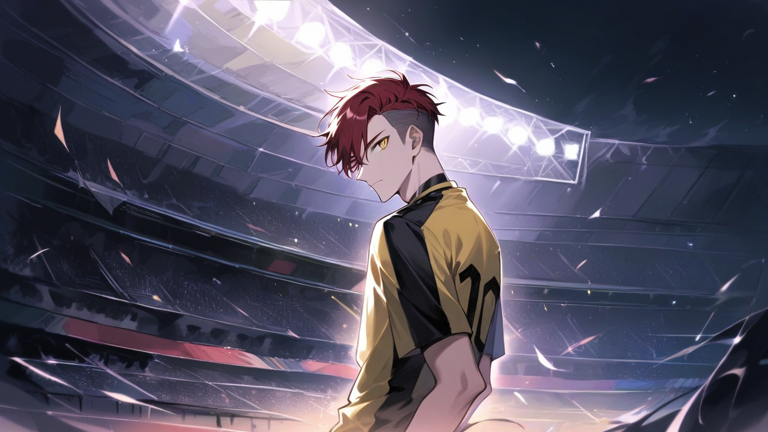
#> input picture studio/samples/_base_a.png, 768 x 432 px
$ python -i photo_count_probe.py   (imports and definitions only)
#> lines starting #> are read from the running program, lines starting #| are printed output that depends on the picture
#!/usr/bin/env python3
"""HOW MANY PHOTOS does a character need - measured, not guessed.

    python3 studio/_tools/photo_count_probe.py --stage narrow
    python3 studio/_tools/photo_count_probe.py --stage datasets
    python3 studio/_tools/photo_count_probe.py --stage train --arm n8
    python3 studio/_tools/photo_count_probe.py --stage ipa
    python3 studio/_tools/photo_count_probe.py --stage battery --arm n8
    python3 studio/_tools/photo_count_probe.py --stage sheets

THIS TOOL HAS ARGPARSE AND DOES NOTHING AT IMPORT TIME.

THE TWO AXES.

  COUNT.  n4 -> n8 -> n16, nested subsets of the same stand-in set, every training
          hyper-parameter held constant (1000 steps, rank 16, lr 5e-4, seed 7311).
          Holding steps constant is the point: a 4-image set sees each image 250 times
          and a 16-image set sees each 62, and that difference IS what changes.

  SPREAD. n8 (eight shots differing in angle, light and outfit) against n8narrow (eight
          near-identical front shots, one outfit, one light, one framing - generated for
          this probe so the two arms differ ONLY in variety). Same count, same steps.
          TERRA memorised her costume from a one-costume set; this is the experiment
          that says whether variety or count is the lever.

  And a third thing falls out for free: n8bad, the six deliberate duds plus the two
  stress shots, is a fixed-count QUALITY contrast against n8. Without it n16 (which is
  n8 + n8bad) cannot be read, because n16 changes count AND quality at once.

ZERO-TRAINING ARM. IPAdapter PLUS FACE with one reference photograph and no LoRA at all.
Swept over weight first, because the usable band has never been measured here and giving
the arm a wrong weight would be rigging the comparison.

WHAT IS JUDGED, AND IT IS NOT A COSINE.  The stand-in carries five deliberate marks -
thin round gold glasses, a mole on the right cheek, dark brown hair just past the
shoulders with a grown-out fringe, gold stud earrings, and (in most of the set) a mustard
corduroy jacket. Four things get looked at in every battery cell:

    IDENTITY   is it recognisably her, marks intact
    STYLE      did the anime survive, or did the photograph come through
    OBEDIENCE  the battery asks for garments and places NOT in any training set. A LoRA
               that has memorised returns the training outfit instead.
    USABLE     would this frame ship

The battery is fixed and identical for every arm at the same seeds, so the sheets are
column-comparable.
"""
import argparse
import json
import os
import shutil
import subprocess
import sys
import time
import urllib.request

ROOT = os.path.expanduser("~/shared/comfy-studio")
sys.path.insert(0, os.path.join(ROOT, "scripts"))
# [1 line not run here, left out]

from comfy import run, set_path                              # noqa: E402
from epic import load_wf, ensure_local, submit, COMFY, HOST  # noqa: E402

STANDIN = os.path.join(ROOT, "studio", "samples", "photo2anime", "standin")
OUT = os.path.join(ROOT, "studio", "samples", "photo2anime", "count")
WORK = os.path.join(OUT, "_work")
# [1 line that did not run here, left out]
# [1 line that did not run here, left out]

TRIGGER = "stnda"

# ---------------------------------------------------------------- the person, in prose
# Byte-identical to standin_person.py FACE. Only used to GENERATE the narrow arm, so the
# eight near-identical shots are the same woman as the sixteen already on disk.
FACE = (
    "a woman in her early thirties, ordinary looking rather than glamorous, an oval face "
    "with a slightly crooked nose and uneven eyebrows, warm light-olive skin with visible "
    "pores, faint under-eye shadows and a few small blemishes, no makeup, dark brown eyes, "
    "thin round gold wire-frame glasses, a small dark mole on her right cheek about an "
    "inch below the eye, dark brown hair falling just past her shoulders, parted on the "
    "left, with a grown-out fringe tucked behind one ear"
)
WEAR_A = "a mustard yellow corduroy jacket over a plain white t-shirt"
SNAP = ("a candid amateur photograph, taken on a phone, slight sensor noise, ordinary "
        "unretouched skin")
NEG_PHOTO = ("cartoon, anime, illustration, painting, drawing, 3d render, cgi, plastic "
             "skin, doll, mannequin, wig, glamour retouching, airbrushed, beauty filter, "
             "fashion model, studio glamour, oversaturated, watermark, text, signature, "
             "deformed, extra limbs, extra fingers, fused fingers, blurry, lowres")

# The eight near-identical shots. Same framing, same light, same wall, same jacket, same
# expression. Only the seed moves. That is the definition of a narrow set.
NARROW_PROSE = ("a head and shoulders photograph, straight on to the camera, flat even "
                "indoor lighting, a plain white wall behind her, neutral expression")
NARROW_SEEDS = [8101, 8102, 8103, 8104, 8105, 8106, 8107, 8108]

# ---------------------------------------------------------------- captions
# A caption is a subtraction (turnaround.py caption()). Everything named here stays
# separable and changeable; everything NOT named - face, hair, glasses, mole, earrings -
# is absorbed by the trigger and becomes what stnda IS. That is deliberate: the marks are
# what the battery scores, so they must be welded on.
#
# view, wardrobe and backdrop are named in every caption in every arm, identically
# formatted, so no arm gets a caption advantage.
CAPTIONS = {
    "01_window_3q":       ("three quarter view facing left", "mustard corduroy jacket, white t-shirt", "plain pale grey wall, soft window daylight"),
    "02_front_flat":      ("front view", "mustard corduroy jacket, white t-shirt", "plain white wall, flat indoor light"),
    "03_profile":         ("side profile facing left", "grey marl ribbed wool sweater", "plain pale wall, soft daylight"),
    "04_3q_right":        ("three quarter view facing right", "grey marl ribbed wool sweater", "plain pale wall, soft daylight"),
    "05_kitchen_busy":    ("waist up, candid", "mustard corduroy jacket, white t-shirt", "cluttered domestic kitchen, warm ceiling light"),
    "06_outdoor_overcast": ("waist up, front view", "mustard corduroy jacket, white t-shirt", "outdoors, blurred hedge, flat overcast light"),
    "07_outdoor_sun_full": ("full body, standing", "navy and white striped shirt", "outdoors, hard midday sunlight, harsh shadows"),
    "08_fullbody_plain":  ("full body, standing, front view", "grey marl ribbed wool sweater", "plain pale grey wall, soft even light"),
    "09_seated_cafe":     ("seated, waist up, candid", "navy and white striped shirt", "cafe table, coffee cup, window light"),
    "10_selfie_wide":     ("selfie, wide angle lens", "mustard corduroy jacket, white t-shirt", "indoors, close arm length framing"),
    "11_off_axis_dim":    ("head turned away, tilted framing", "grey marl ribbed wool sweater", "dim indoor room, low light"),
    "12_mixed_light":     ("waist up", "mustard corduroy jacket, white t-shirt", "living room at dusk, warm lamp and cool window, mixed light"),
    "13_over_shoulder":   ("looking back over the shoulder, from behind", "navy and white striped shirt", "plain wall, soft light"),
    "14_no_glasses":      ("front view, glasses removed and held in one hand", "grey marl ribbed wool sweater", "plain wall, soft light"),
    "15_hair_up":         ("front view, hair tied back in a low ponytail", "navy and white striped shirt", "plain wall, soft light"),
    "16_laughing":        ("laughing, eyes closed, head tipped back", "mustard corduroy jacket, white t-shirt", "plain wall, soft light"),
}
NARROW_CAPTION = ("front view", "mustard corduroy jacket, white t-shirt",
                  "plain white wall, flat indoor light")

# ---------------------------------------------------------------- the arms
GOOD8 = ["01_window_3q", "02_front_flat", "03_profile", "04_3q_right",
         "06_outdoor_overcast", "08_fullbody_plain", "13_over_shoulder", "16_laughing"]
# The four are chosen for MAXIMUM spread inside the eight: three-quarter left, full
# profile, an outdoor waist-up and a from-behind - and all three outfits appear.
GOOD4 = ["01_window_3q", "03_profile", "06_outdoor_overcast", "13_over_shoulder"]
BAD8 = ["05_kitchen_busy", "07_outdoor_sun_full", "09_seated_cafe", "10_selfie_wide",
        "11_off_axis_dim", "12_mixed_light", "14_no_glasses", "15_hair_up"]

ARMS = {
    "n4":       dict(kind="set", ids=GOOD4,          note="4 varied"),
    "n8":       dict(kind="set", ids=GOOD8,          note="8 varied"),
    "n16":      dict(kind="set", ids=GOOD8 + BAD8,   note="16, the whole set"),
    "n8bad":    dict(kind="set", ids=BAD8,           note="8 poor/awkward, fixed-count quality control"),
    "n8narrow": dict(kind="narrow", ids=None,        note="8 near-identical fronts, fixed-count spread control"),
}
ARM_ORDER = ["n4", "n8", "n16", "n8bad", "n8narrow"]

STEPS, RANK, LR, TSEED = 1000, 16, 0.0005, 7311
TRAIN_W, TRAIN_H = 832, 1216      # one SDXL portrait bucket for every arm

# ---------------------------------------------------------------- the battery
# Every place and every garment below is absent from every training set, in every arm.
# That is the whole design: obedience is measurable only where the training set is silent.
Q = "masterpiece, best quality, very aesthetic, absurdres"
NEG = ("1boy, male focus, masculine, beard, facial hair, lowres, worst quality, "
       "bad anatomy, bad hands, extra limbs, watermark, signature, text, multiple views, "
       "photorealistic, 3d, western comic, monochrome")

STYLES = {
    "anime": "anime screencap, clean cel shading, crisp lineart",
    "water": ("watercolor (medium), traditional media, soft washes of colour, visible "
              "paper grain, muted palette, loose ink linework"),
}

# id, style, w, h, subject-and-place, requested garment (never in training)
BATTERY = [
    ("neon_anime",  "anime", 1024, 1024,
     "standing on a rainy city street at night, neon signs, wet asphalt reflections, "
     "crowd behind her, looking at the viewer, upper body", "black leather biker jacket"),
    ("neon_water",  "water", 1024, 1024,
     "standing on a rainy city street at night, neon signs, wet asphalt reflections, "
     "crowd behind her, looking at the viewer, upper body", "black leather biker jacket"),
    ("libry_anime", "anime", 832, 1216,
     "in a tall wooden library, reaching up to a high shelf, full body, side lit by a "
     "reading lamp", "red hooded raincoat"),
    ("libry_water", "water", 832, 1216,
     "in a tall wooden library, reaching up to a high shelf, full body, side lit by a "
     "reading lamp", "red hooded raincoat"),
    ("wheat_anime", "anime", 832, 1216,
     "standing in a wheat field at sunset, big sky, wind, full body, looking at the "
     "viewer", "green knitted scarf, denim overalls"),
    ("wheat_water", "water", 832, 1216,
     "standing in a wheat field at sunset, big sky, wind, full body, looking at the "
     "viewer", "green knitted scarf, denim overalls"),
    # The face cell. A face is a pixel problem, so it is framed close and the marks are
    # not asked for in the prompt - if they appear, they came from the weights.
    ("face_anime",  "anime", 1024, 1024,
     "close-up portrait, head and shoulders, snowy mountain pass behind her, cold light, "
     "looking at the viewer", ""),
    # The 3D-source cell. This is the frame the mesher would eat, so it is scored on the
    # sculpt rules: A-pose, arms clear, flat light, plain ground.
    ("apose_anime", "anime", 832, 1216,
     "standing A-pose, full body, arms held out away from the body, hands closed, feet "
     "apart, facing the viewer, flat even shadowless light, plain flat grey background, "
     "simple background", "plain grey t-shirt and trousers"),
    # --- the two cells below were added after LOOKING at the first battery. ---
    # face_anime turned out to be a DUD CELL, and it failed identically for the no-LoRA
    # control and for IPAdapter as well as for all five LoRAs: "snowy mountain pass, cold
    # light" is a strong enough colour instruction on animagine that every arm returned a
    # white-haired blue-eyed ice character. A cell that fails for the controls is
    # measuring the prompt, not the arms. It is kept on disk as evidence and is not
    # scored. These replace it with a close framing that names no colour and no weather.
    ("faceb_anime", "anime", 1024, 1024,
     "close-up portrait, head and shoulders, indoors against a plain pale wall, soft "
     "window daylight, looking at the viewer, neutral expression", "grey t-shirt"),
    ("faceb_water", "water", 1024, 1024,
     "close-up portrait, head and shoulders, indoors against a plain pale wall, soft "
     "window daylight, looking at the viewer, neutral expression", "grey t-shirt"),
]

# Cells that need a negative the others must not get. apose_anime came back as a flat
# BLACK SILHOUETTE for the no-LoRA control and for two of the five LoRAs - animagine
# reads "flat shadowless light, plain flat grey background" as a backlit poster. A
# silhouette is worthless as a mesher source, and it is not the LoRA doing it, so the
# fixed version says so in the negative rather than being scored as a LoRA failure.
EXTRA_NEG = {
    "apose2_anime": "silhouette, backlit, dark figure, shadow figure, black shape",
}
# [6 lines not run here, left out]
BSEEDS = [4401, 9902]
LORA_STRENGTH = 0.8
IPA_WEIGHTS = [0.0, 0.3, 0.5, 0.7, 0.9, 1.1]
IPA_REF = "standin_count_ref.png"      # ONE photograph, the flat front shot


def sh(*a):
    return subprocess.run(a, capture_output=True, text=True)


# [50 lines left out: functions _fetch, ref2i, stage_narrow, not called in this run]


# ---------------------------------------------------------------- datasets

def prep(src, dst):
    """Cover-crop to one SDXL portrait bucket, anchored high so the head survives.

    Every arm goes through this identically. The alternative - letting the node bucket
    mixed aspect ratios - would have made the full-body shots and the landscape duds
    train at different resolutions from the portraits, which is a second variable inside
    the arm that is supposed to isolate variety."""
#> called with src = '../samples/_base_a.png', dst = 'out.png'
    from PIL import Image
    im = Image.open(src).convert("RGB")
#> im is the input picture: PIL image 768x432 RGB; mean R, G, B 85.3, 82.1, 99.5
    w, h = im.size
#> w = 768; h = 432
    tr = TRAIN_W / float(TRAIN_H)
    if w / float(h) > tr:                       # too wide: crop width, centred
        nw = int(round(h * tr))
#> nw = 296
        im = im.crop(((w - nw) // 2, 0, (w - nw) // 2 + nw, h))
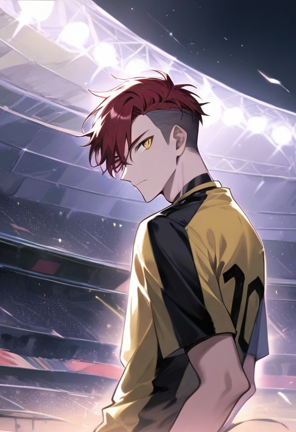
#> im: PIL image 296x432 RGB; mean R, G, B 130.4, 118.7, 131.8
    else:                                       # too tall: crop height, anchored HIGH
        nh = int(round(w / tr))
        top = int(round((h - nh) * 0.12))
        im = im.crop((0, top, w, top + nh))
    im.resize((TRAIN_W, TRAIN_H), Image.LANCZOS).save(dst)
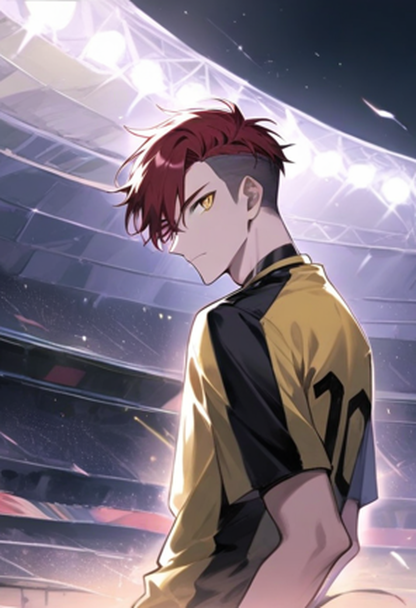
#> saved as out.png: PIL image 832x1216 RGB (shown at 1/2 size); mean R, G, B 130.4, 118.7, 131.8


def cap(view, wear, back):
    return ", ".join([TRIGGER, view, wear, back])


# [392 lines left out: functions stage_datasets, stage_train, positive, build, render, stage_battery and 6 more, not called in this run]


# [2 lines not run here, left out]

>>> result = prep('../samples/_base_a.png', 'out.png')

$ run again, on studio/samples/cameras/handheld.jpg
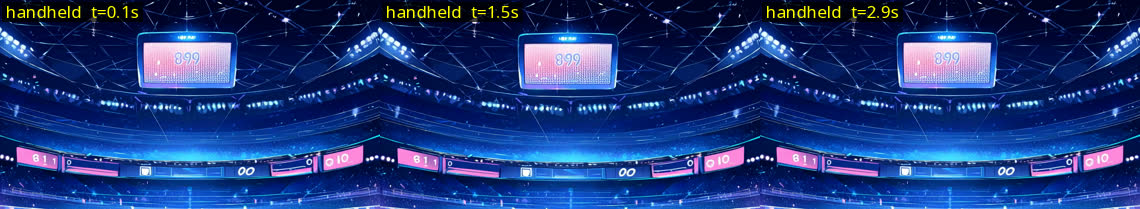
#> input picture studio/samples/cameras/handheld.jpg, 1140 x 209 px
#> in prep, im is the input picture: PIL image 1140x209 RGB; mean R, G, B 31.6, 57.4, 122.7
#> in prep, `im = im.crop(((w - nw) // 2, 0, (w - nw) // 2 + nw, h))`:
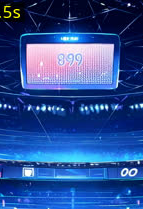
#> im: PIL image 143x209 RGB; mean R, G, B 43.5, 77.8, 147
#> in prep, `im.resize((TRAIN_W, TRAIN_H), Image.LANCZOS).save(dst)`:
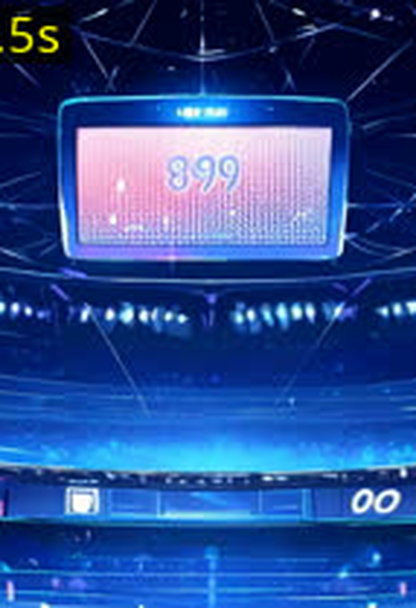
#> saved as out.png: PIL image 832x1216 RGB (shown at 1/2 size); mean R, G, B 43.7, 77.8, 146.9

$ run again, on studio/samples/cameras/orbit_prompted.jpg
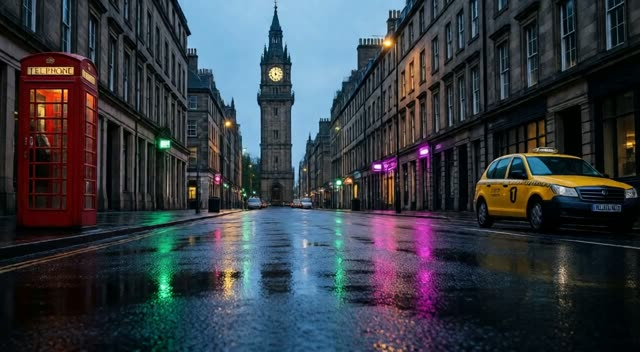
#> input picture studio/samples/cameras/orbit_prompted.jpg, 640 x 352 px
#> in prep, im is the input picture: PIL image 640x352 RGB; mean R, G, B 53.9, 59.8, 67.1
#> in prep, `im = im.crop(((w - nw) // 2, 0, (w - nw) // 2 + nw, h))`:
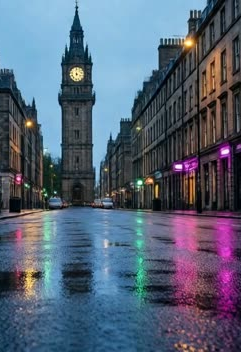
#> im: PIL image 241x352 RGB; mean R, G, B 85.4, 98.1, 117.5
#> in prep, `im.resize((TRAIN_W, TRAIN_H), Image.LANCZOS).save(dst)`:
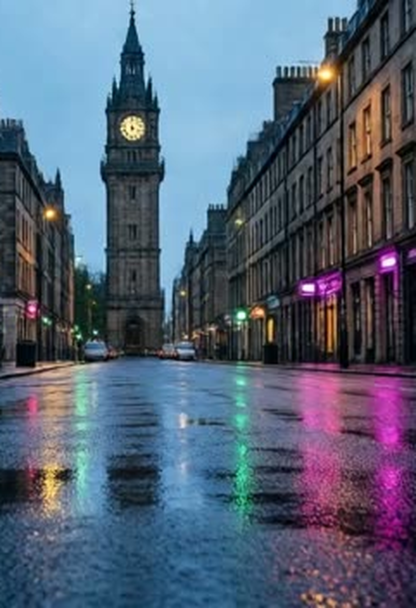
#> saved as out.png: PIL image 832x1216 RGB (shown at 1/2 size); mean R, G, B 85.4, 98.1, 117.5
